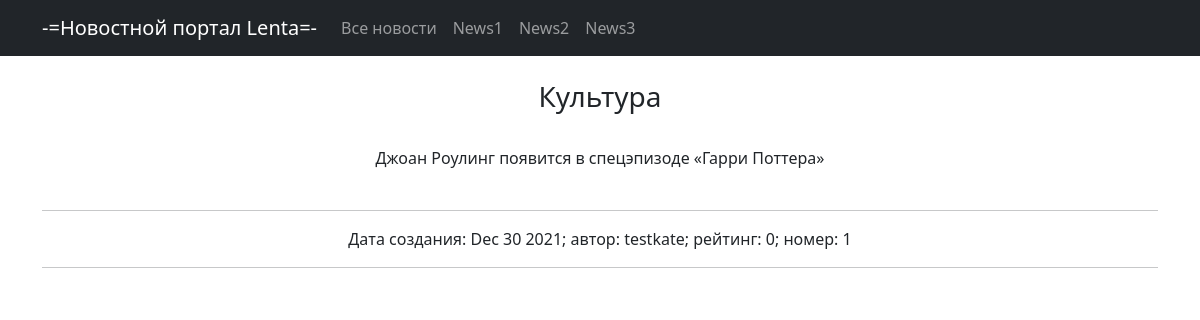
Screenshot of /news/1 with the database file from the repository.
### news/models.py (models this page shows, shortened)
class Post(models.Model):
    author = models.ForeignKey(Author, on_delete=models.CASCADE)
    NEWS = 'NW'
    ARTICLE = 'AR'
    CATEGORY_CHOICES = (
        (NEWS, 'Новость'),
        (ARTICLE, 'Статья'),
    )
    categoryType = models.CharField(max_length=2, choices=CATEGORY_CHOICES, default=ARTICLE)
    dateCreation = models.DateTimeField(auto_now_add=True)
    postCategory = models.ManyToManyField(Category, through='PostCategory')
    title = models.CharField(max_length=128)
    text = models.TextField()
    rating = models.SmallIntegerField(default=0)
    def __str__(self):
        return f'{self.title}'

class Author(models.Model):
    authorUser = models.OneToOneField(User, on_delete=models.CASCADE)
    ratingAuthor = models.SmallIntegerField(default=0)
    def __str__(self):
        return f'{self.authorUser}'

### news/views.py (the view)
# urls.py: path('<int:pk>', PostsDetail.as_view()),  # pk — это первичный ключ товара
class PostsDetail(DetailView):
    model = Post  # модель всё та же, но мы хотим получать детали конкретно отдельного товара
    template_name = 'post.html'  # название шаблона будет product.html
    context_object_name = 'post'  # название объекта

### news/templatetags/custom_filters.py (called while the page is built)
@register.filter(name='Censor')
def Censor(value, arg):
    value = value.replace("чувак", "ПАРЕНЬ")
    value = value.replace("шпора", "ШПАРГАЛКА")
    value = value.replace("офигенно", "ЗДОРОВО")
    return value

### news/templates/post.html (shortened to what this page needs)
{% extends 'flatpages/default.html' %}
{% load custom_filters %}
{% block content %}
<br>
<h3>{{ post }}</h3>
<br>
{{ post.text | Censor:"" }}
<br>
<br>
<hr>
Дата создания: {{ post.dateCreation | date:'M d Y' }}; автор: {{ post.author }}; рейтинг: {{ post.rating }}; номер: {{ post.id }}
<br>
<hr>
{% endblock content %}

### rows the page displays
Post: title "Культура", text|Censor "Джоан Роулинг появится в спецэпизоде «Гарри Поттера»", dateCreation "Dec 30 2021", author "testkate", rating "0", id "1"
